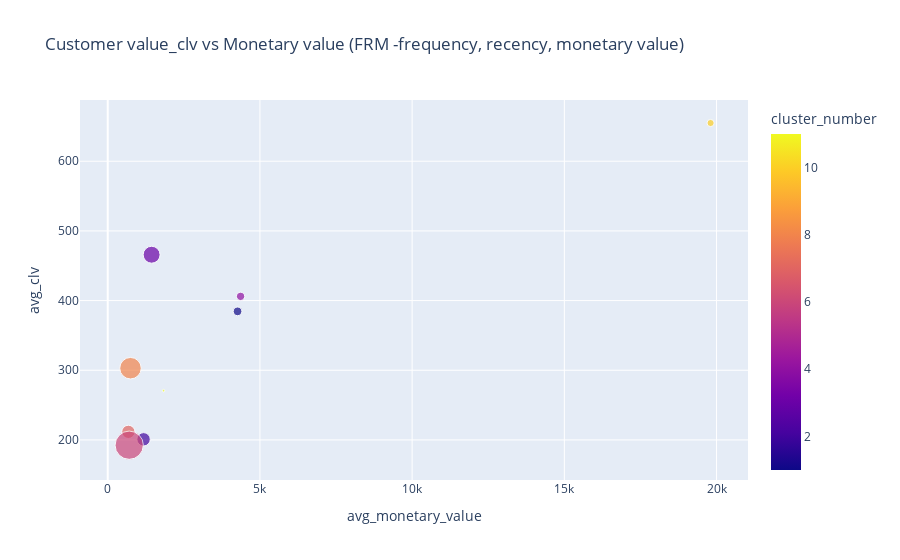

Source (notebook cell):
### Markdown cell above
#### Plot

### Code cell
sdf_ml_rpt.pandas_api().plot.scatter(x='avg_monetary_value', y='avg_clv', size='percent_of_customers',
                                     title='Customer value_clv vs Monetary value (FRM -frequency, recency, monetary value)',
                                     color='cluster_number')

### Figure 1 — Plotly figure (JSON) as saved in the notebook; plotly's stock layout.template omitted (floating-point values rounded to 4 significant figures)
{"data": [{"hovertemplate": "avg_monetary_value=%{x}<br>avg_clv=%{y}<br>percent_of_customers=%{marker.size}<br>cluster_number=%{marker.color}<extra></extra>", "legendgroup": "", "marker": {"color": [10, 3, 4, 1, 8, 11, 7, 2, 6], "coloraxis": "coloraxis", "size": [2.44, 13.6, 3.27, 3.59, 21.94, 0.32, 8.37, 8.53, 37.94], "sizemode": "area", "sizeref": 0.09485, "symbol": "circle"}, "mode": "markers", "name": "", "orientation": "v", "showlegend": false, "type": "scatter", "x": [19800.0, 1442.0, 4364.0, 4265.0, 747.9, 1834.0, 678.5, 1178.0, 706.0], "xaxis": "x", "y": [654.9, 465.8, 406.1, 384.5, 302.9, 270.7, 211.6, 200.9, 192.4], "yaxis": "y"}], "layout": {"coloraxis": {"colorbar": {"title": {"text": "cluster_number"}}, "colorscale": [[0, "#0d0887"], [0.1111, "#46039f"], [0.2222, "#7201a8"], [0.3333, "#9c179e"], [0.4444, "#bd3786"], [0.5556, "#d8576b"], [0.6667, "#ed7953"], [0.7778, "#fb9f3a"], [0.8889, "#fdca26"], [1, "#f0f921"]]}, "legend": {"itemsizing": "constant", "tracegroupgap": 0}, "title": {"text": "Customer value_clv vs Monetary value (FRM -frequency, recency, monetary value)"}, "xaxis": {"anchor": "y", "domain": [0, 1], "title": {"text": "avg_monetary_value"}}, "yaxis": {"anchor": "x", "domain": [0, 1], "title": {"text": "avg_clv"}}}}
